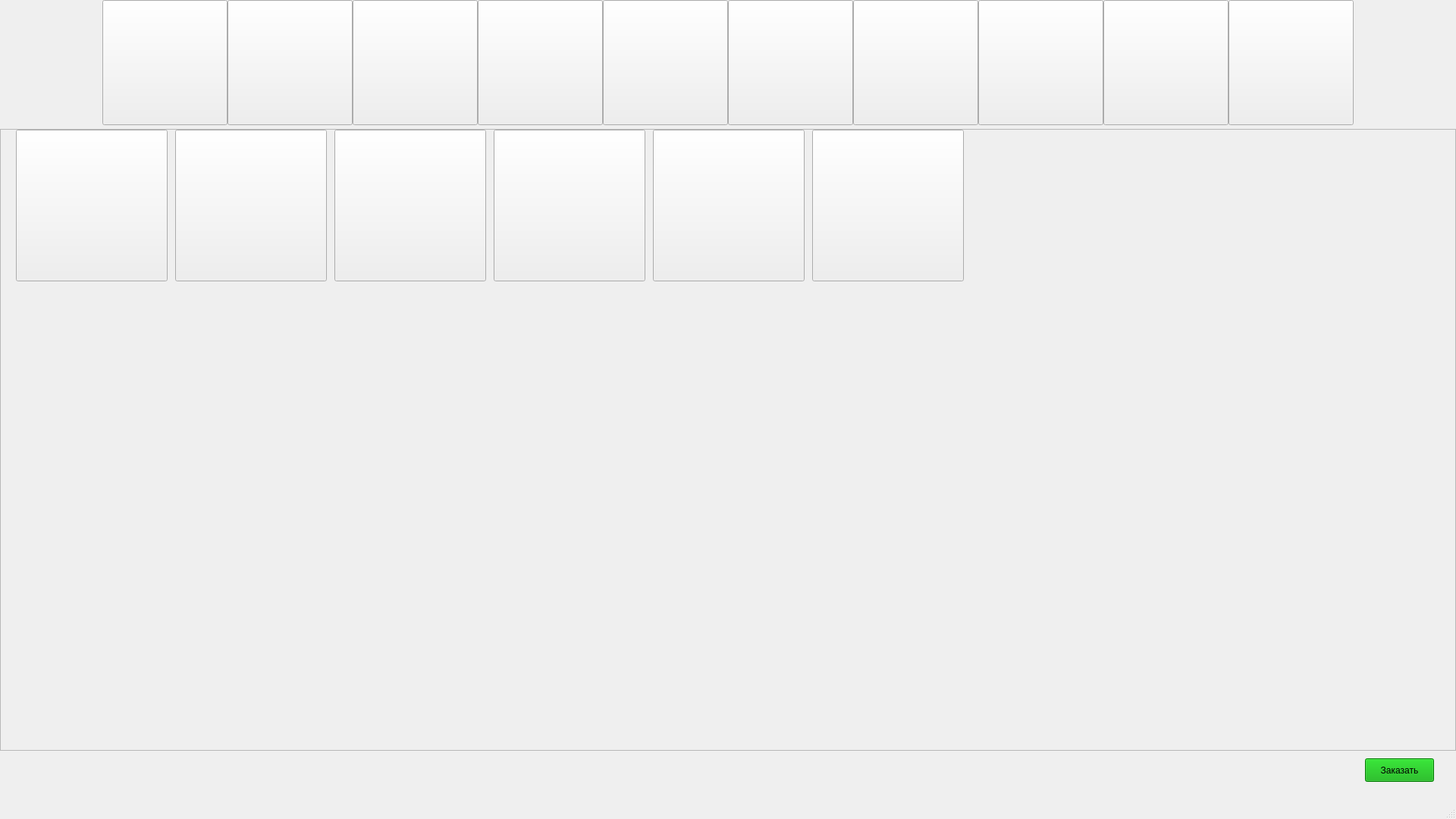
<?xml version="1.0" encoding="UTF-8"?>
<ui version="4.0">
 <class>MainWindow</class>
 <widget class="QMainWindow" name="MainWindow">
  <property name="geometry">
   <rect>
    <x>0</x>
    <y>0</y>
    <width>1920</width>
    <height>1080</height>
   </rect>
  </property>
  <property name="windowTitle">
   <string>MainWindow</string>
  </property>
  <property name="animated">
   <bool>true</bool>
  </property>
  <widget class="QWidget" name="centralwidget">
   <widget class="QPushButton" name="breakfast">
    <property name="geometry">
     <rect>
      <x>135</x>
      <y>0</y>
      <width>165</width>
      <height>165</height>
     </rect>
    </property>
    <property name="text">
     <string/>
    </property>
    <property name="icon">
     <iconset>
      <normaloff>breakfast_300x300 category-panel-left-desktop.jpeg</normaloff>breakfast_300x300 category-panel-left-desktop.jpeg</iconset>
    </property>
    <property name="iconSize">
     <size>
      <width>300</width>
      <height>300</height>
     </size>
    </property>
    <property name="shortcut">
     <string/>
    </property>
    <property name="autoDefault">
     <bool>false</bool>
    </property>
    <property name="default">
     <bool>false</bool>
    </property>
    <property name="flat">
     <bool>false</bool>
    </property>
   </widget>
   <widget class="QPushButton" name="burgers">
    <property name="geometry">
     <rect>
      <x>300</x>
      <y>0</y>
      <width>165</width>
      <height>165</height>
     </rect>
    </property>
    <property name="text">
     <string/>
    </property>
    <property name="icon">
     <iconset>
      <normaloff>burgers_300x300 category-panel-left-desktop.jpeg</normaloff>burgers_300x300 category-panel-left-desktop.jpeg</iconset>
    </property>
    <property name="iconSize">
     <size>
      <width>300</width>
      <height>300</height>
     </size>
    </property>
    <property name="shortcut">
     <string/>
    </property>
    <property name="autoDefault">
     <bool>false</bool>
    </property>
    <property name="default">
     <bool>false</bool>
    </property>
   </widget>
   <widget class="QPushButton" name="ChickenFishSandwiches">
    <property name="geometry">
     <rect>
      <x>465</x>
      <y>0</y>
      <width>165</width>
      <height>165</height>
     </rect>
    </property>
    <property name="text">
     <string/>
    </property>
    <property name="icon">
     <iconset>
      <normaloff>nav_chickenfishsandwiches_160x160 category-panel-left-desktop.jpeg</normaloff>nav_chickenfishsandwiches_160x160 category-panel-left-desktop.jpeg</iconset>
    </property>
    <property name="iconSize">
     <size>
      <width>300</width>
      <height>300</height>
     </size>
    </property>
    <property name="shortcut">
     <string/>
    </property>
    <property name="autoDefault">
     <bool>false</bool>
    </property>
    <property name="default">
     <bool>false</bool>
    </property>
   </widget>
   <widget class="QPushButton" name="McNuggetsAndMeals">
    <property name="geometry">
     <rect>
      <x>630</x>
      <y>0</y>
      <width>165</width>
      <height>165</height>
     </rect>
    </property>
    <property name="text">
     <string/>
    </property>
    <property name="icon">
     <iconset>
      <normaloff>nav_mcnuggetscombo_160x160 category-panel-left-desktop.jpeg</normaloff>nav_mcnuggetscombo_160x160 category-panel-left-desktop.jpeg</iconset>
    </property>
    <property name="iconSize">
     <size>
      <width>300</width>
      <height>300</height>
     </size>
    </property>
    <property name="shortcut">
     <string/>
    </property>
    <property name="autoDefault">
     <bool>false</bool>
    </property>
    <property name="default">
     <bool>false</bool>
    </property>
   </widget>
   <widget class="QPushButton" name="HappyMeal">
    <property name="geometry">
     <rect>
      <x>960</x>
      <y>0</y>
      <width>165</width>
      <height>165</height>
     </rect>
    </property>
    <property name="text">
     <string/>
    </property>
    <property name="icon">
     <iconset>
      <normaloff>nav_happy_meal_160x160 category-panel-left-desktop.jpeg</normaloff>nav_happy_meal_160x160 category-panel-left-desktop.jpeg</iconset>
    </property>
    <property name="iconSize">
     <size>
      <width>300</width>
      <height>300</height>
     </size>
    </property>
    <property name="shortcut">
     <string/>
    </property>
    <property name="autoDefault">
     <bool>false</bool>
    </property>
    <property name="default">
     <bool>false</bool>
    </property>
   </widget>
   <widget class="QPushButton" name="FriesSides">
    <property name="geometry">
     <rect>
      <x>795</x>
      <y>0</y>
      <width>165</width>
      <height>165</height>
     </rect>
    </property>
    <property name="text">
     <string/>
    </property>
    <property name="icon">
     <iconset>
      <normaloff>snacks_sides_300x300 category-panel-left-desktop.jpeg</normaloff>snacks_sides_300x300 category-panel-left-desktop.jpeg</iconset>
    </property>
    <property name="iconSize">
     <size>
      <width>300</width>
      <height>300</height>
     </size>
    </property>
    <property name="shortcut">
     <string/>
    </property>
    <property name="autoDefault">
     <bool>false</bool>
    </property>
    <property name="default">
     <bool>false</bool>
    </property>
   </widget>
   <widget class="QPushButton" name="McCafeCoffees">
    <property name="geometry">
     <rect>
      <x>1125</x>
      <y>0</y>
      <width>165</width>
      <height>165</height>
     </rect>
    </property>
    <property name="text">
     <string/>
    </property>
    <property name="icon">
     <iconset>
      <normaloff>mccafe_300x300 category-panel-left-desktop.jpeg</normaloff>mccafe_300x300 category-panel-left-desktop.jpeg</iconset>
    </property>
    <property name="iconSize">
     <size>
      <width>300</width>
      <height>300</height>
     </size>
    </property>
    <property name="shortcut">
     <string/>
    </property>
    <property name="autoDefault">
     <bool>false</bool>
    </property>
    <property name="default">
     <bool>false</bool>
    </property>
   </widget>
   <widget class="QPushButton" name="McCafeBakery">
    <property name="geometry">
     <rect>
      <x>1290</x>
      <y>0</y>
      <width>165</width>
      <height>165</height>
     </rect>
    </property>
    <property name="text">
     <string/>
    </property>
    <property name="icon">
     <iconset>
      <normaloff>Menu_LeftRail_mcd-160x160 category-panel-left-desktop.jpeg</normaloff>Menu_LeftRail_mcd-160x160 category-panel-left-desktop.jpeg</iconset>
    </property>
    <property name="iconSize">
     <size>
      <width>300</width>
      <height>300</height>
     </size>
    </property>
    <property name="shortcut">
     <string/>
    </property>
    <property name="autoDefault">
     <bool>false</bool>
    </property>
    <property name="default">
     <bool>false</bool>
    </property>
   </widget>
   <widget class="QPushButton" name="SweetsTreats">
    <property name="geometry">
     <rect>
      <x>1455</x>
      <y>0</y>
      <width>165</width>
      <height>165</height>
     </rect>
    </property>
    <property name="text">
     <string/>
    </property>
    <property name="icon">
     <iconset>
      <normaloff>desserts_shakes_300x300 category-panel-left-desktop.jpeg</normaloff>desserts_shakes_300x300 category-panel-left-desktop.jpeg</iconset>
    </property>
    <property name="iconSize">
     <size>
      <width>300</width>
      <height>300</height>
     </size>
    </property>
    <property name="shortcut">
     <string/>
    </property>
    <property name="autoDefault">
     <bool>false</bool>
    </property>
    <property name="default">
     <bool>false</bool>
    </property>
   </widget>
   <widget class="QPushButton" name="beverages">
    <property name="geometry">
     <rect>
      <x>1620</x>
      <y>0</y>
      <width>165</width>
      <height>165</height>
     </rect>
    </property>
    <property name="text">
     <string/>
    </property>
    <property name="icon">
     <iconset>
      <normaloff>drinks_300x300 category-panel-left-desktop.jpeg</normaloff>drinks_300x300 category-panel-left-desktop.jpeg</iconset>
    </property>
    <property name="iconSize">
     <size>
      <width>300</width>
      <height>300</height>
     </size>
    </property>
    <property name="shortcut">
     <string/>
    </property>
    <property name="autoDefault">
     <bool>false</bool>
    </property>
    <property name="default">
     <bool>false</bool>
    </property>
   </widget>
   <widget class="QScrollArea" name="scrollArea">
    <property name="geometry">
     <rect>
      <x>0</x>
      <y>170</y>
      <width>1920</width>
      <height>820</height>
     </rect>
    </property>
    <property name="widgetResizable">
     <bool>true</bool>
    </property>
    <widget class="QWidget" name="scrollAreaWidgetContents">
     <property name="geometry">
      <rect>
       <x>0</x>
       <y>0</y>
       <width>1918</width>
       <height>818</height>
      </rect>
     </property>
     <widget class="QPushButton" name="CrispyChickenSandwich">
      <property name="geometry">
       <rect>
        <x>20</x>
        <y>0</y>
        <width>200</width>
        <height>200</height>
       </rect>
      </property>
      <property name="text">
       <string notr="true"/>
      </property>
      <property name="icon">
       <iconset>
        <normaloff>t-mcdonalds-crispy-chicken-sandwich 1-4-product-tile-desktop.jpeg</normaloff>t-mcdonalds-crispy-chicken-sandwich 1-4-product-tile-desktop.jpeg</iconset>
      </property>
      <property name="iconSize">
       <size>
        <width>200</width>
        <height>200</height>
       </size>
      </property>
     </widget>
     <widget class="QPushButton" name="SpicyDeluxeCrispyChickenSandwich">
      <property name="geometry">
       <rect>
        <x>650</x>
        <y>0</y>
        <width>200</width>
        <height>200</height>
       </rect>
      </property>
      <property name="text">
       <string notr="true"/>
      </property>
      <property name="icon">
       <iconset>
        <normaloff>t-mcdonalds-spicy-deluxe-crispy-chicken-sandwich 1-4-product-tile-desktop.jpeg</normaloff>t-mcdonalds-spicy-deluxe-crispy-chicken-sandwich 1-4-product-tile-desktop.jpeg</iconset>
      </property>
      <property name="iconSize">
       <size>
        <width>200</width>
        <height>200</height>
       </size>
      </property>
     </widget>
     <widget class="QPushButton" name="SpicyCrispyChickenSandwich">
      <property name="geometry">
       <rect>
        <x>440</x>
        <y>0</y>
        <width>200</width>
        <height>200</height>
       </rect>
      </property>
      <property name="text">
       <string notr="true"/>
      </property>
      <property name="icon">
       <iconset>
        <normaloff>t-mcdonalds-spicy-crispy-chicken-sandwich 1-4-product-tile-desktop.jpeg</normaloff>t-mcdonalds-spicy-crispy-chicken-sandwich 1-4-product-tile-desktop.jpeg</iconset>
      </property>
      <property name="iconSize">
       <size>
        <width>200</width>
        <height>200</height>
       </size>
      </property>
     </widget>
     <widget class="QPushButton" name="McChicken">
      <property name="geometry">
       <rect>
        <x>1070</x>
        <y>0</y>
        <width>200</width>
        <height>200</height>
       </rect>
      </property>
      <property name="text">
       <string notr="true"/>
      </property>
      <property name="icon">
       <iconset>
        <normaloff>t-mcdonalds-McChicken-1 1-4-product-tile-desktop.jpeg</normaloff>t-mcdonalds-McChicken-1 1-4-product-tile-desktop.jpeg</iconset>
      </property>
      <property name="iconSize">
       <size>
        <width>200</width>
        <height>200</height>
       </size>
      </property>
     </widget>
     <widget class="QPushButton" name="DeluxeCrispyChickenSandwich">
      <property name="geometry">
       <rect>
        <x>230</x>
        <y>0</y>
        <width>200</width>
        <height>200</height>
       </rect>
      </property>
      <property name="text">
       <string notr="true"/>
      </property>
      <property name="icon">
       <iconset>
        <normaloff>t-mcdonalds-deluxe-crispy-chicken-sandwich 1-4-product-tile-desktop.jpeg</normaloff>t-mcdonalds-deluxe-crispy-chicken-sandwich 1-4-product-tile-desktop.jpeg</iconset>
      </property>
      <property name="iconSize">
       <size>
        <width>200</width>
        <height>200</height>
       </size>
      </property>
     </widget>
     <widget class="QPushButton" name="FiletOFish">
      <property name="geometry">
       <rect>
        <x>860</x>
        <y>0</y>
        <width>200</width>
        <height>200</height>
       </rect>
      </property>
      <property name="text">
       <string notr="true"/>
      </property>
      <property name="icon">
       <iconset>
        <normaloff>t-mcdonalds-Filet-O-Fish-1 1-4-product-tile-desktop.jpeg</normaloff>t-mcdonalds-Filet-O-Fish-1 1-4-product-tile-desktop.jpeg</iconset>
      </property>
      <property name="iconSize">
       <size>
        <width>200</width>
        <height>200</height>
       </size>
      </property>
     </widget>
    </widget>
   </widget>
   <widget class="QPushButton" name="buy">
    <property name="geometry">
     <rect>
      <x>1800</x>
      <y>1000</y>
      <width>91</width>
      <height>31</height>
     </rect>
    </property>
    <property name="styleSheet">
     <string notr="true">background-color: rgb(0, 170, 0)</string>
    </property>
    <property name="text">
     <string>Заказать</string>
    </property>
   </widget>
  </widget>
  <widget class="QMenuBar" name="menubar">
   <property name="geometry">
    <rect>
     <x>0</x>
     <y>0</y>
     <width>1920</width>
     <height>21</height>
    </rect>
   </property>
  </widget>
  <widget class="QStatusBar" name="statusbar"/>
 </widget>
 <resources/>
 <connections/>
</ui>
